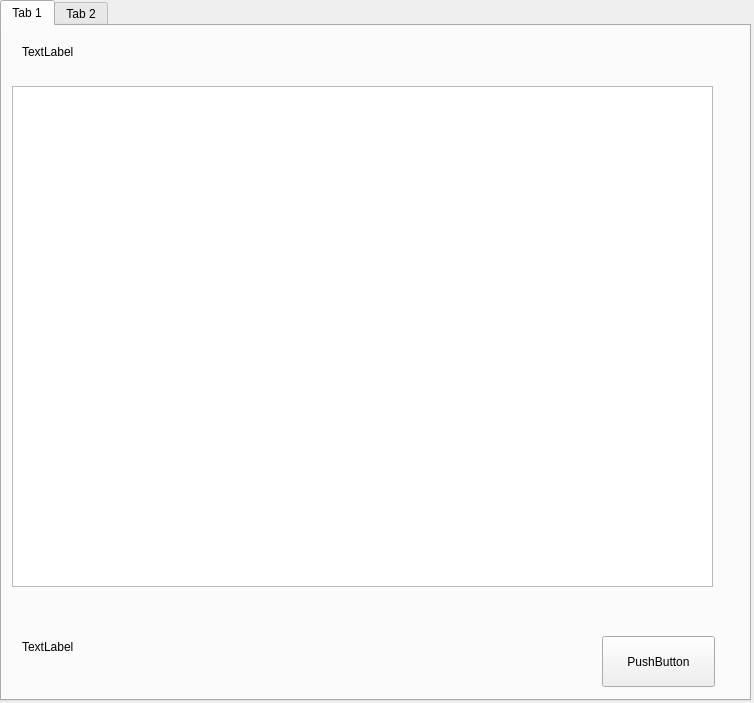
<?xml version="1.0" encoding="UTF-8"?>
<ui version="4.0">
 <class>MainWindow</class>
 <widget class="QMainWindow" name="MainWindow">
  <property name="geometry">
   <rect>
    <x>0</x>
    <y>0</y>
    <width>754</width>
    <height>703</height>
   </rect>
  </property>
  <property name="windowTitle">
   <string>MainWindow</string>
  </property>
  <widget class="QWidget" name="centralwidget">
   <widget class="QTabWidget" name="tabWidget">
    <property name="geometry">
     <rect>
      <x>0</x>
      <y>0</y>
      <width>751</width>
      <height>701</height>
     </rect>
    </property>
    <widget class="QWidget" name="tab1">
     <attribute name="title">
      <string>Tab 1</string>
     </attribute>
     <widget class="QLabel" name="myTitle">
      <property name="geometry">
       <rect>
        <x>20</x>
        <y>10</y>
        <width>381</width>
        <height>31</height>
       </rect>
      </property>
      <property name="text">
       <string>TextLabel</string>
      </property>
     </widget>
     <widget class="QLabel" name="myInfo">
      <property name="geometry">
       <rect>
        <x>20</x>
        <y>570</y>
        <width>511</width>
        <height>101</height>
       </rect>
      </property>
      <property name="text">
       <string>TextLabel</string>
      </property>
     </widget>
     <widget class="QTableWidget" name="tableWidget">
      <property name="geometry">
       <rect>
        <x>10</x>
        <y>60</y>
        <width>701</width>
        <height>501</height>
       </rect>
      </property>
     </widget>
     <widget class="QPushButton" name="moreInfoButton">
      <property name="geometry">
       <rect>
        <x>600</x>
        <y>610</y>
        <width>113</width>
        <height>51</height>
       </rect>
      </property>
      <property name="text">
       <string>PushButton</string>
      </property>
     </widget>
    </widget>
    <widget class="QWidget" name="tab2">
     <attribute name="title">
      <string>Tab 2</string>
     </attribute>
    </widget>
   </widget>
  </widget>
 </widget>
 <resources/>
 <connections/>
</ui>
